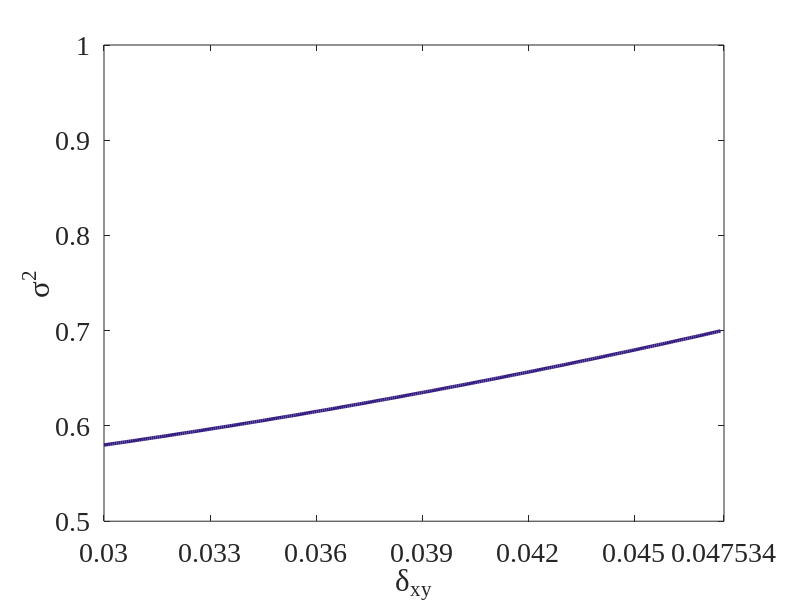

Write MATLAB code to recreate this figure. (Note: this script raises an error after producing the figure.)
clear
clc
%改变Bxy
sigma_S=0.5; %the effective beamwidth
delta_xx=0.03;
%delta_yy=0.045;
delta_yy=delta_xx;
Ax=1;
Ay=1;
%Bxy=0.5;
Bxy=[0.4;
    0.5;
    0.6;
    0.7;
    0.8];
c=[0.2 0.1 0.5
    0.1 0.5 0.8
    0.2 0.7 0.6
    0.8 0.7 0.3
    0.6 1 0.4];
% c=[0 0 1;
%     1 1 0;
%     0 1 0;
%     1 0 0;
%     0 1 1;];
 %c = rand(5,3);
% A = 1:5;
%%
%  for i=1:5
for i=1:5
    %%
    Bxy(i)=Bxy(i,:); 
min=((delta_xx^2+delta_yy^2)/2)^0.5;
max=((delta_xx*delta_yy)/Bxy(i))^0.5;
mmax=((delta_xx*delta_yy)/Bxy(1))^0.5+0.0001;
N=300;
delta_xy=linspace(min,max,N);                                                           
Sintillation_focus=zeros(N);
%delta_xy=min:0.0001:max;
%%
Sintillation_in=((Ax.^2).^2+2.*(Ax.*Ay.*Bxy(i)).^2+(Ay.^2).^2)./((Ax.^2+Ay^2).^2);
%%
omiga_xx=((1/(4*sigma_S^2))+(1/(delta_xx^2)))^(-0.5);
omiga_yy=((1/(4*sigma_S^2))+(1/(delta_yy^2)))^(-0.5);
omiga_xy=((1/(4.*sigma_S.^2))+(1./(delta_xy.^2))).^(-0.5);
Sintillation_focus=((Ax.^2.*omiga_xx).^2+2.*(Ax.*Ay.*Bxy(i).*omiga_xy).^2+(Ay.^2.*omiga_yy).^2)./((Ax.^2.*omiga_xx+Ay^2.*omiga_yy).^2);

%%
plot(delta_xy,Sintillation_focus,'Linewidth',2.5,'color',c(i,:))
hold on
xlabel('\delta_{xy}','Fontsize',20,'Fontname','Times');
ylabel('\sigma^2','Fontsize',20,'Fontname','Times');
set(gca,'XTick',[min,0.033,0.036,0.039,0.042,0.045,mmax],'fontname','Times New Roman','FontSize',20);
set(gca,'YTick',[0.5,0.6,0.7,0.8,0.9,1],'fontname','Times New Roman','FontSize',20);
xlim([min,mmax]),
ylim([0.5,1])
set(gca,'xTickLabel',num2str(get(gca,'XTick')'))
set(gca,'yTickLabel',num2str(get(gca,'YTick')'))
xtickformat('%.3f')
%ylim([0,1]);
%set(gca,'Linewidth',3,'Fontname','Times','Fontsize',17,'Fontweight','Bold','Ytick',[0,0.5,1],'Color','blue',);
title('Scintillation coefficient','fontname','Times New Roman','FontSize',20)

%%
Ox=[min, max];
Oy=[Sintillation_in, Sintillation_in];
%Oz=[1,2];
plot(Ox,Oy,'Linewidth',2.5,'LineStyle','--','color',c(i,:));
hold on
%p1.LineWidth = 1;
end

%%

%%
%hold on
legend('|B_{xy}|=0.4','','|B_{xy}|=0.5','','|B_{xy}|=0.6','','|B_{xy}|=0.7','','|B_{xy}|=0.8','')
